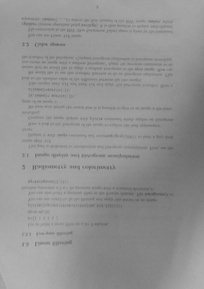
%> input picture img_processing_tomas/page4_fixed.jpg, 204 x 289 px, shrunk from 1040 x 1470 before the run; its folder holds 4 pictures in this run
$ octave im_binarization.m   (GNU Octave 9; MATLAB toolbox functions it lacks are replaced by stand-ins)
%> lines starting %> are read from the running program, lines starting %| are printed output that depends on the picture
### img_processing_tomas/functions/integral_image.m
function iimg = integral_image(img)
    iimg = img;

    for i = 1:size(img,1)
        for j = 1:size(img,2)
            if(i > 1)
                iimg(i,j) = iimg(i,j) + iimg(i-1,j);
            end
            if(j > 1)
                iimg(i,j) = iimg(i,j) + iimg(i,j-1);
            end
            if(i > 1 && j > 1)
                iimg(i,j) = iimg(i,j) - iimg(i-1,j-1);
            end
        end
    end

end

### img_processing_tomas/functions/plotim.m
function [xmin,xmax] = plotim(x,xmin,xmax)

%PLOTIM    Plot a matrix as a grey level image.
%
%plotim(x) plots x with its lowest value in black and its highest
%          value in white, and a linear scaling inbetween.
%
%plotim(x,xmin,xmax) plots x with xmin in black and xmax in white.
%          Values greater than xmax are displayed in white, values
%	   smaller than xmin are displayed in black.
%
%[xmin,xmax] = plotim(...) returns black and white values.
%
%Author : Elodie Roullot, May 1999.

colormap(gray(256))

if nargin==1
	xmin=min(min(x));
	xmax=max(max(x));
end

x=255*(x-xmin)/(xmax-xmin);

image(x) ;
%axis xy ;
set(gca,'DataAspectRatio',[1 1 1]) ;

### img_processing_tomas/im_binarization.m
img = imread(sprintf('page%d_fixed.jpg', 4));
%> img is the input picture: size 289x204 uint8; min 91, max 180, mean 146.8
img = double((img));
%> img: size 289x204 double

neighbourhood = floor(size(img)/16);
%> neighbourhood = [18 12]
sensitivity = 0.95;
iimg = integral_image(img);
%> after the loop in integral_image, `for i = 1:size(img,1)`:
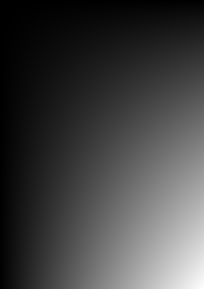
%> iimg: size 289x204 double; min 164, max 8651850, mean 2246416; drawn with min black and max white

T = zeros(size(img));

for i = 1:size(img,1)
    rowMin = max([1, i-neighbourhood(1)]);
    rowMax = min([size(img,1), i+neighbourhood(1)]);

    for j = 1:size(img,2)
        colMin = max([1, j-neighbourhood(2)]);
        colMax = min([size(img,2), j+neighbourhood(2)]);

        T(i,j) = (iimg(rowMax,colMax) + iimg(rowMin, colMin) - ...
            iimg(rowMax,colMin) - iimg(rowMin,colMax)) /...
            ((rowMax-rowMin) * (colMax - colMin));
    end
end


binary_img = reshape(img(:) > T(:)*sensitivity, size(img));
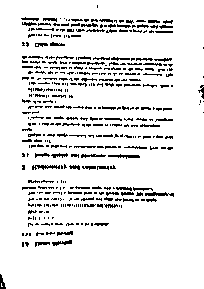
%> binary_img: size 289x204 logical; 90.5% white; black in thin lines or dots

figure;
plotim(binary_img);
%> in plotim, `xmin=min(min(x));`: xmin = false
%> in plotim, `xmax=max(max(x));`: xmax = true
%> in plotim, `x=255*(x-xmin)/(xmax-xmin);`: x: size 289x204 double; 90.5% white; black in thin lines or dots
